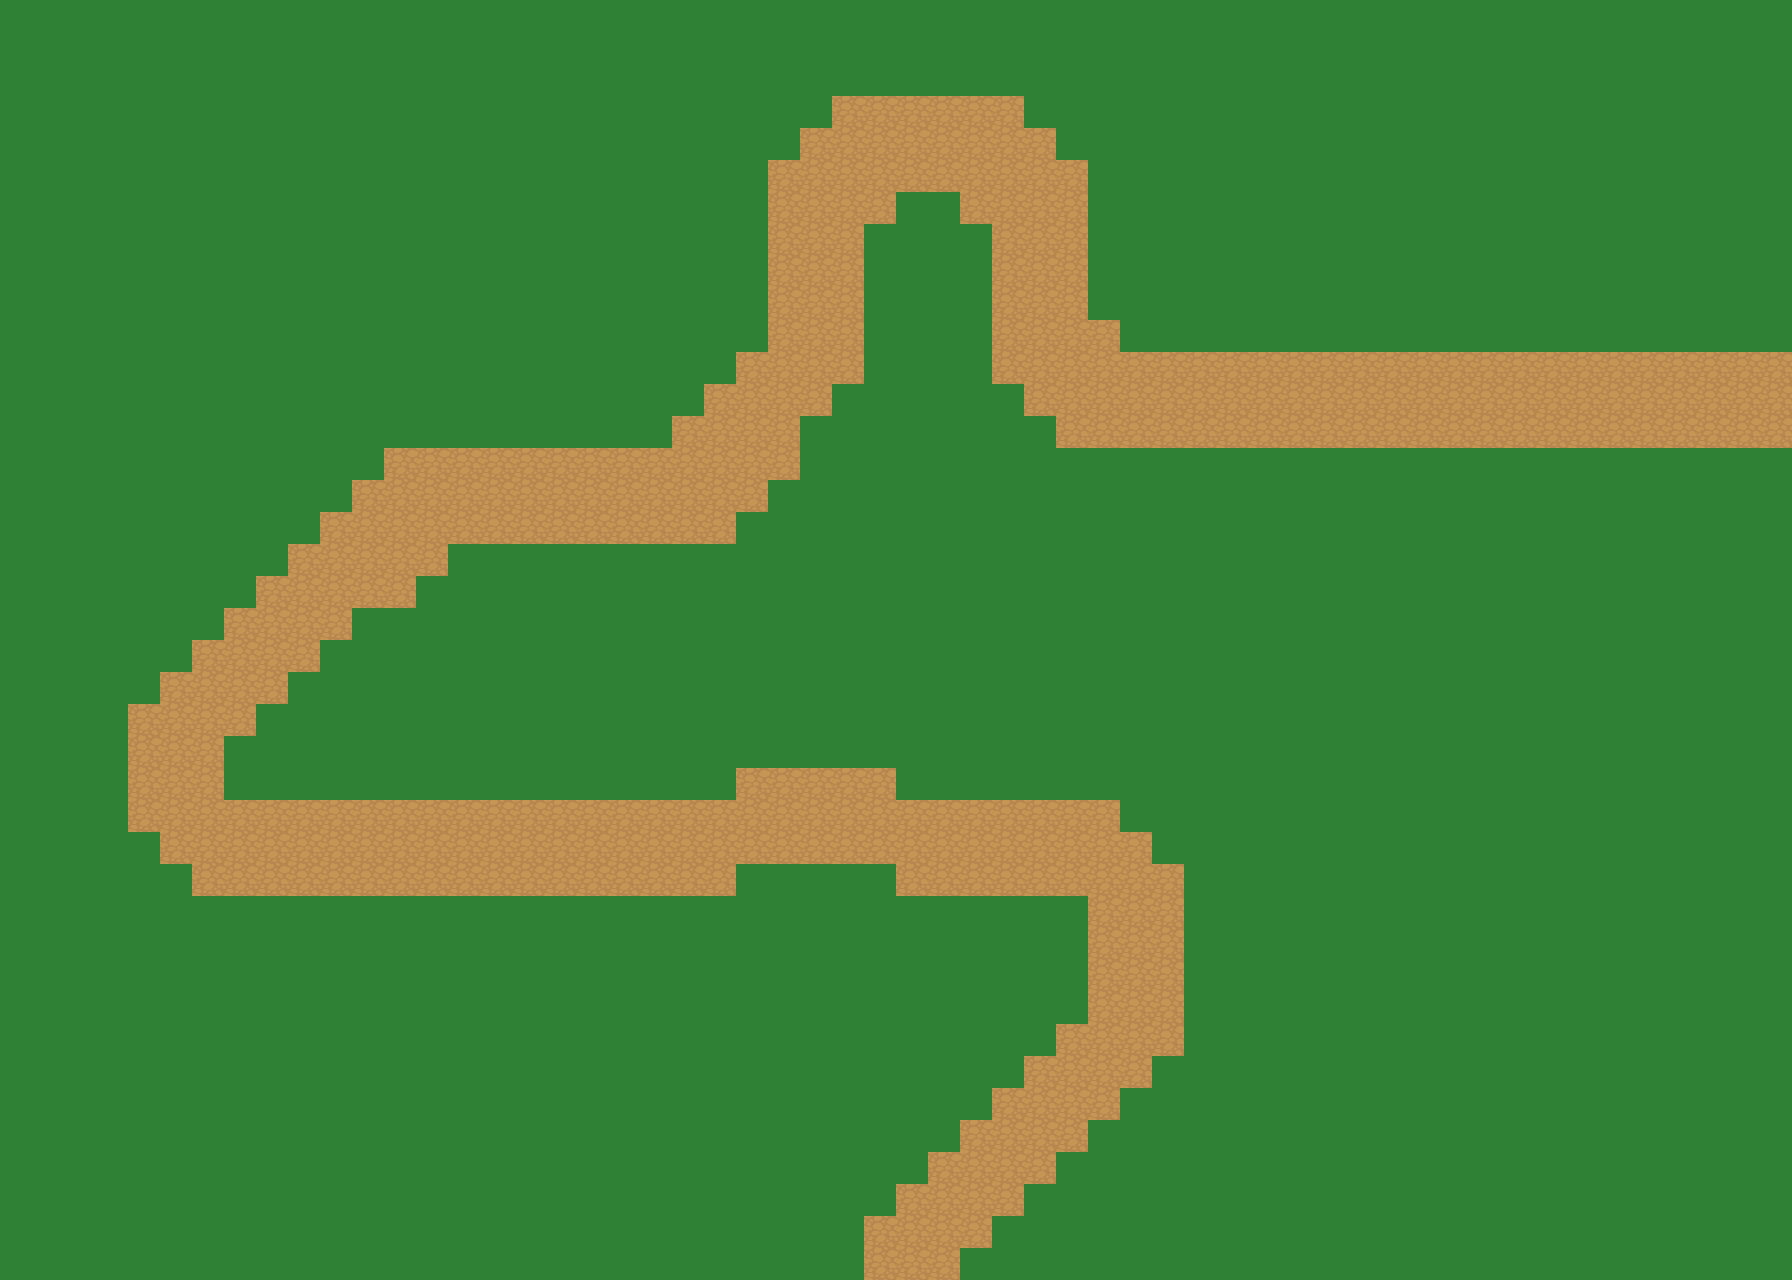

A 2D game scene composited from a Tiled map and its tileset images. What follows is a short description and the map's XML, with each tile layer's data collapsed to a summary:
An orthogonal 56x40 tile map with 32x32 px tiles, 2 tile layers (Background, Ground).

<map version="1.0" orientation="orthogonal" width="56" height="40" tilewidth="32" tileheight="32">
 <tileset firstgid="1" name="terrain_atlas" tilewidth="32" tileheight="32">
  <image source="terrain_atlas.png" width="1024" height="1024" />
 </tileset>
 <layer name="Background" width="56" height="40">
  <data>[2240 cells, 2240 non-empty, 1 distinct tile ids]</data>
 </layer>
 <layer name="Ground" width="56" height="40">
  <data>[2240 cells, 348 non-empty, 1 distinct tile ids]</data>
 </layer>
</map>
